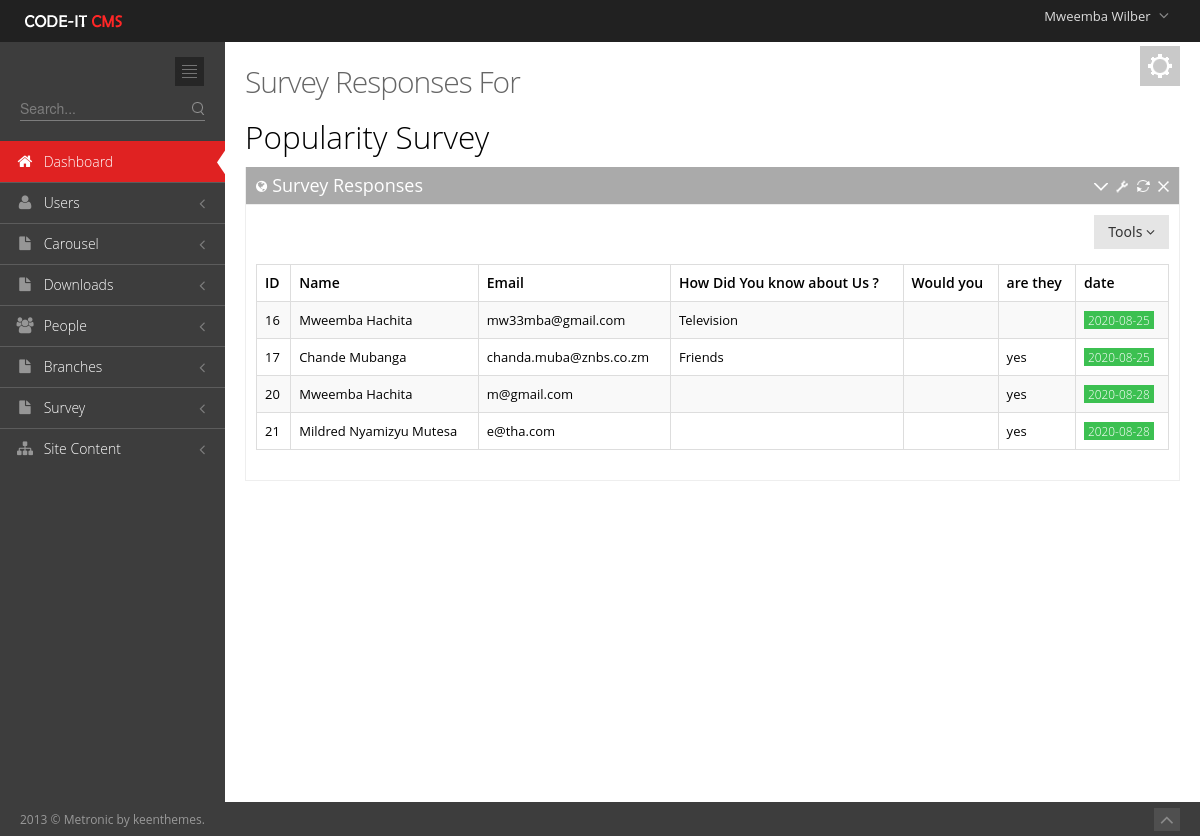
The page /Admin/SurveyResponses.php?survey_id=1 (signed in) on the database its author committed.
### tables this page shows
CREATE TABLE `user_tbl` (
  `username` varchar(50) NOT NULL,
  `password` text NOT NULL,
  `email` text NOT NULL,
  `contact_no` varchar(50) NOT NULL,
  `branch` int(11) NOT NULL,
  `level` int(11) NOT NULL,
  `Position` text NOT NULL,
  `active` int(11) NOT NULL,
  `Staff_no` int(11) NOT NULL,
  `profile_picture` text NOT NULL,
  `last_pass_change` date NOT NULL,
  `emp_id` int(3) NOT NULL,
  `Status` varchar(20) NOT NULL,
  `date_created` date NOT NULL
);

CREATE TABLE `employees_tbl` (
  `emp_id` int(4) UNSIGNED ZEROFILL NOT NULL,
  `Title` text NOT NULL,
  `first_name` varchar(100) DEFAULT NULL,
  `last_name` varchar(100) DEFAULT NULL,
  `date_of_birth` date DEFAULT NULL,
  `email` varchar(100) DEFAULT NULL,
  `mobile_number` varchar(18) DEFAULT NULL,
  `whatsapp` text NOT NULL,
  `address1` varchar(100) DEFAULT NULL,
  `address2` varchar(100) DEFAULT NULL,
  `city_town` varchar(100) DEFAULT NULL,
  `genda` varchar(10) DEFAULT NULL,
  `country` varchar(100) DEFAULT NULL,
  `date_joined` date DEFAULT NULL,
  `jobRole` text,
  `Qualification_level` varchar(40) NOT NULL,
  `qualification_Area` varchar(100) NOT NULL,
  `Category` text NOT NULL,
  `Picture` text NOT NULL,
  `brief_profile` text NOT NULL
);

CREATE TABLE `surveys` (
  `survey_id` int(11) NOT NULL,
  `Survey_title` text NOT NULL,
  `startdate` date NOT NULL,
  `enddate` date NOT NULL,
  `status` text NOT NULL,
  `category_id` int(11) NOT NULL
);

CREATE TABLE `survey_questions` (
  `questionid` int(11) NOT NULL,
  `question` text NOT NULL,
  `sureveyid` int(11) NOT NULL,
  `question_no` text NOT NULL
);

CREATE TABLE `survey_response` (
  `r_id` int(11) NOT NULL,
  `FirstName` text NOT NULL,
  `LastName` text NOT NULL,
  `Email` text NOT NULL,
  `question1` text NOT NULL,
  `question2` text NOT NULL,
  `question3` text NOT NULL,
  `Date_sumitted` date NOT NULL,
  `survey_id` int(11) NOT NULL
);

### includes/sessions.php (called while the page is built, shortened)
<?php
include 'Dbconnect.php';
$dbuser=$_SESSION['username'];
   $query="SELECT * FROM `user_tbl` INNER JOIN `employees_tbl` ON `employees_tbl`.`emp_id`=`user_tbl`.`Staff_no` WHERE `username`='$dbuser'";
      $q1=mysqli_query($conn,$query)or die(mysqli_error());
            while ($row = mysqli_fetch_array($q1)) {
            $firstname=$row['first_name'];
            }
?>

### Admin/SurveyResponses.php (the view, shortened to what this page needs)
<?php include '../includes/sessions.php';?><!DOCTYPE html>
 <html lang="en" class="no-js">
<head>
	<link href="media/css/bootstrap.min.css" rel="stylesheet" type="text/css"/>
	<link href="media/css/bootstrap-responsive.min.css" rel="stylesheet" type="text/css"/>
	<link href="media/css/font-awesome.min.css" rel="stylesheet" type="text/css"/>
	<link href="media/css/style-metro.css" rel="stylesheet" type="text/css"/>
	<link href="media/css/style.css" rel="stylesheet" type="text/css"/>
	<link href="media/css/style-responsive.css" rel="stylesheet" type="text/css"/>
	<link href="media/css/default.css" rel="stylesheet" type="text/css" id="style_color"/>
	<link href="media/css/uniform.default.css" rel="stylesheet" type="text/css"/>
	<link href="media/css/jquery.gritter.css" rel="stylesheet" type="text/css"/>
	<link href="media/css/daterangepicker.css" rel="stylesheet" type="text/css" />
	<link href="media/css/fullcalendar.css" rel="stylesheet" type="text/css"/>
	<link href="media/css/jqvmap.css" rel="stylesheet" type="text/css" media="screen"/>
	<link href="media/css/jquery.easy-pie-chart.css" rel="stylesheet" type="text/css" media="screen"/>
</head>
<?php
include 'includes/header.php';
include 'includes/sidebar.php';
 $survey_id=$_GET['survey_id'];
?>
		</div>
		<div class="page-content">
			<div class="container-fluid">
				<div class="row-fluid">
					<div class="span12">
						<div class="color-panel hidden-phone">
							<div class="color-mode-icons icon-color"></div>
						</div>
						<h3 class="page-title">
							Survey Responses For </h3> <h2>
						<?php 	$query="SELECT `survey_id`, `Survey_title`, `startdate`, `enddate`, `status`, `category_id` FROM `surveys` WHERE `survey_id`='$survey_id'";
      $q1=mysqli_query($conn,$query)or die(mysqli_error());
            while ($row = mysqli_fetch_array($q1)) {
            echo $tutle=$row['Survey_title'];
			}
            ?>
        </h2>
					</div>
				</div>
				<div class="row-fluid">
					<div class="span12">
						<div class="portlet box light-grey">
							<div class="portlet-title">
								<div class="caption"><i class="icon-globe"></i>Survey Responses</div>
								<div class="tools">
									<a href="javascript:;" class="collapse"></a>
									<a href="#portlet-config" data-toggle="modal" class="config"></a>
									<a href="javascript:;" class="reload"></a>
									<a href="javascript:;" class="remove"></a>
								</div>
							</div>
							<div class="portlet-body">
								<div class="clearfix">
									<div class="btn-group pull-right">
										<button class="btn dropdown-toggle" data-toggle="dropdown">Tools <i class="icon-angle-down"></i>
										</button>
									</div>
								</div>
								<table class="table table-striped table-bordered table-hover" id="sample_1">
									<thead>
										<tr>
											<th>ID</th>
											<th class="hidden-480">Name</th>
											<th class="hidden-480">Email</th>
                                             <th class="hidden-480">
											 <?php 	$query="SELECT `questionid`, `question`, `sureveyid`, `question_no` FROM `survey_questions` WHERE `sureveyid`='$survey_id' AND `question_no`=1";
      $q1=mysqli_query($conn,$query)or die(mysqli_error());
            while ($row = mysqli_fetch_array($q1)) {
            echo $tutle=$row['question'];
			}
            ?>
											 </th>
											 <th class="hidden-480"> <?php 	$query="SELECT `questionid`, `question`, `sureveyid`, `question_no` FROM `survey_questions` WHERE `sureveyid`='$survey_id' AND `question_no`=2";
      $q1=mysqli_query($conn,$query)or die(mysqli_error());
            while ($row = mysqli_fetch_array($q1)) {
            echo $tutle=$row['question'];
			}
            ?></th>
											 <th class="hidden-480"> <?php 	$query="SELECT `questionid`, `question`, `sureveyid`, `question_no` FROM `survey_questions` WHERE `sureveyid`='$survey_id' AND `question_no`=3";
      $q1=mysqli_query($conn,$query)or die(mysqli_error());
            while ($row = mysqli_fetch_array($q1)) {
            echo $tutle=$row['question'];
			}
            ?></th>
											<th class="hidden-480">date</th>
										</tr>
									</thead>
									<tbody>
                            		 <?php
                    									 $query="SELECT `r_id`, `FirstName`, `LastName`, `Email`,
														 `question1`, `question2`, `question3`, `Date_sumitted`, `survey_id` FROM `survey_response` WHERE `survey_id` ='$survey_id'";
      $q1=mysqli_query($conn,$query)or die(mysqli_error());
            while ($row = mysqli_fetch_array($q1)) {
            $id=$row['r_id'];
            $firstid=$row['FirstName'];
           $lastid=$row['LastName'];
            $semail = $row['Email'];
            $Question1=$row['question1'];
			$Question2=$row['question2'];
			$Question3=$row['question3'];
			$date=$row['Date_sumitted'];
            ?>
										<tr class="odd gradeX">
											<td><?php echo $id ?></td>
											<td class="hidden-480"><?php echo $firstid  ?> <?php echo $lastid  ?></td>
											<td class="hidden-480" ><?php echo $semail   ?></td>
											<td class="center hidden-480"><?php echo $Question1  ?></td>
											<td class="center hidden-480"><?php echo $Question2  ?></td>
											<td class="center hidden-480"><?php echo $Question3  ?></td>
											<td ><span class="label label-success"><?php echo $date;   ?></span></td>
										</tr>
			<?php } ?>
									</tbody>
								</table>
							</div>
						</div>
					</div>
				</div>
			</div>
		</div>
	<div class="footer">
		<div class="footer-inner">
			2013 &copy; Metronic by keenthemes.
		</div>
		<div class="footer-tools">
			<span class="go-top">
			<i class="icon-angle-up"></i>
			</span>
		</div>
	</div>
</body>
</html>

### Admin/includes/header.php (shortened to what this page needs)
<?php
 include '../includes/sessions.php';
?>
 <html lang="en" class="no-js">
<body class="page-header-fixed">
	<div class="header navbar navbar-inverse navbar-fixed-top">
		<div class="navbar-inner">
			<div class="container-fluid">
				<a class="brand" href="index.php">
				<img src="media/image/logo.png" alt="logo"/>
				</a>
				<ul class="nav pull-right">
					<li class="dropdown user">
						<a href="#" class="dropdown-toggle" data-toggle="dropdown">
						<span class="username"><?php echo $firstname ;?></span>
						<i class="icon-angle-down"></i>
						</a>
					</li>
				</ul>
			</div>
		</div>
	</div>
	<div class="page-container">

### Admin/media/css/style-metro.css (style rules this page uses)
div, input, select, textarea, span, img, table, td, th, p, a, button, ul, li { -webkit-border-radius: 0 !important; -moz-border-radius: 0 !important; border-radius: 0 !important; }
.btn { background-color: #e5e5e5; background-image: none; filter: none; border: 0; padding: 7px 14px; text-shadow: none; font-family: "Segoe UI", Helvetica, Arial, sans-serif; font-size: 14px; color: #333333; cursor: pointer; outline: none; -webkit-box-shadow: none !important; -moz-box-shadow: none !important; box-shadow: none !important; -webkit-border-radius: 0 !important; -moz-border-radius: 0 !important; border-radius: 0 !important; }
.label, .badge { font-weight: 300; }
.label-success, .badge-success { background-color: #3cc051; background-image: none !important; text-shadow: none !important; }

### Admin/media/css/style-responsive.css (style rules this page uses)
@media (min-width: 980px) { .page-content { margin-left: 225px; margin-top: 0px; min-height: 760px; } }

### Admin/media/css/default.css (style rules this page uses)
body { background-color: #3d3d3d !important; }
.header .navbar-inner { filter: none !important; background-image: none !important; background-color: #212121 !important; }
.header .nav li.dropdown .dropdown-toggle i { color: #8a8a8a !important; }
.footer .footer-inner { color: #999999; }
.footer .footer-tools .go-top { background-color: #4f4f4f; }
.footer .footer-tools .go-top i { color: #8a8a8a; }

### rows shown on the page
user_tbl: employees_tbl.first_name "Mweemba Wilber"
surveys: Survey_title "Popularity Survey"
survey_questions: question "How Did You know about Us ?"
survey_questions: question "Would you"
survey_questions: question "are they"
survey_response: r_id "16", FirstName "Mweemba", LastName "Hachita", Email "mw33mba@gmail.com", question1 "Television", Date_sumitted "2020-08-25"
survey_response: r_id "17", FirstName "Chande", LastName "Mubanga", Email "chanda.muba@znbs.co.zm", question1 "Friends", question3 "yes", Date_sumitted "2020-08-25"
survey_response: r_id "20", FirstName "Mweemba", LastName "Hachita", Email "m@gmail.com", question3 "yes", Date_sumitted "2020-08-28"
survey_response: r_id "21", FirstName "Mildred Nyamizyu", LastName "Mutesa", Email "e@tha.com", question3 "yes", Date_sumitted "2020-08-28"
